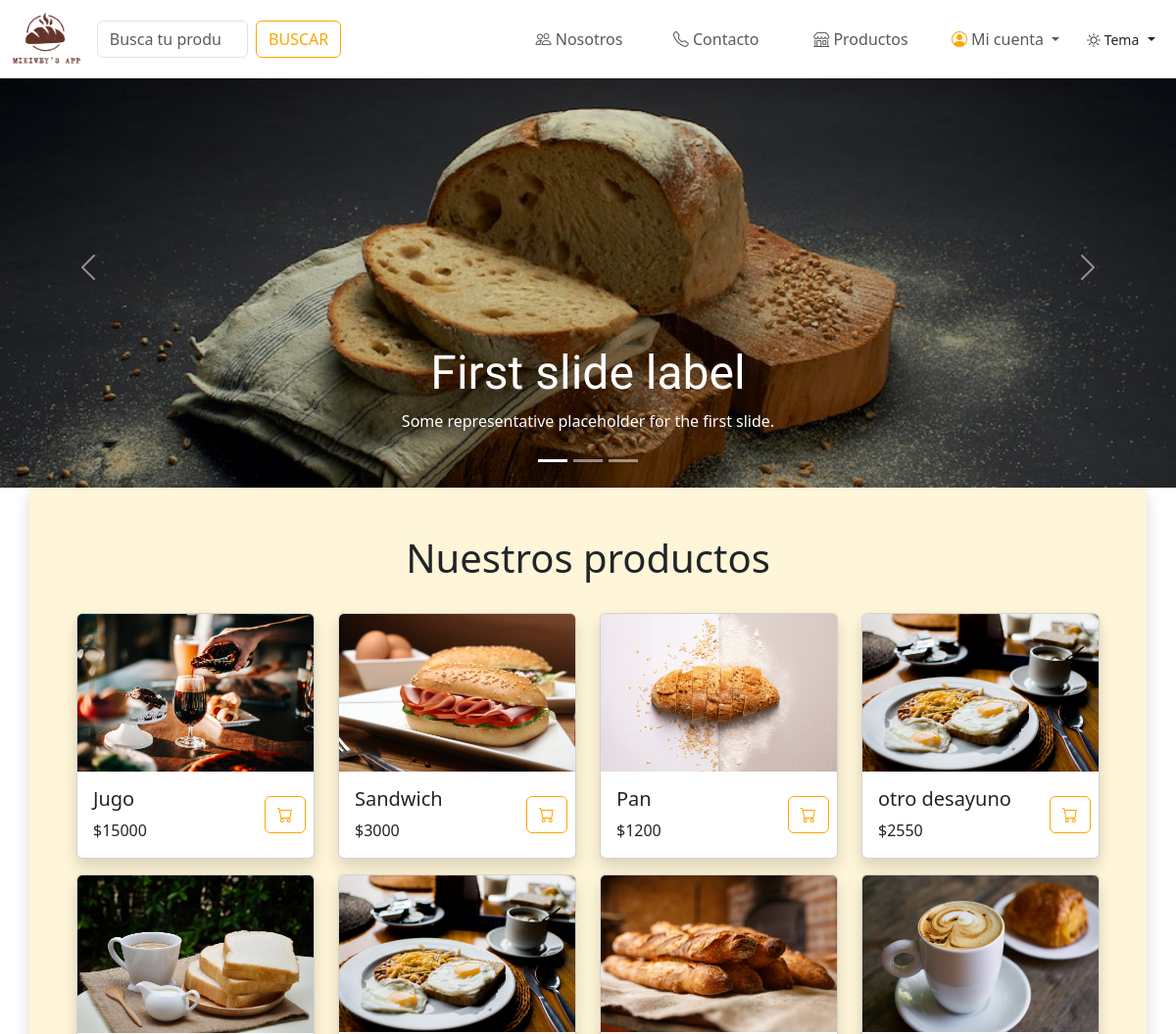
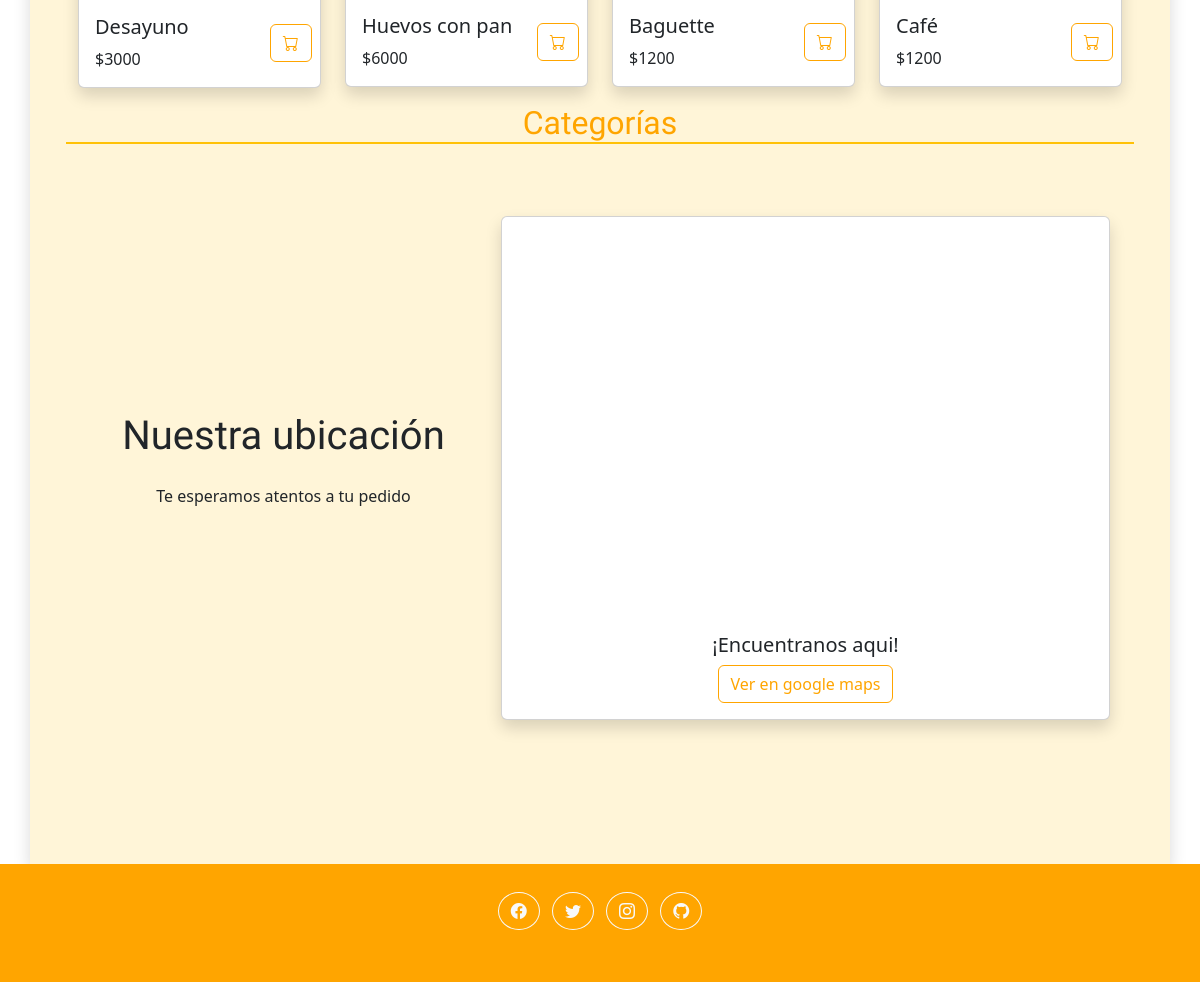
The page / on the database its author committed (2 pictures, top to bottom).
### tables this page shows
CREATE TABLE `inventario` (
  `id_inv` int(11) NOT NULL,
  `imagen` varchar(100) NOT NULL,
  `producto` varchar(100) NOT NULL,
  `descrip` varchar(50) NOT NULL,
  `preuni` varchar(50) NOT NULL,
  `cat` varchar(60) NOT NULL,
  `cantidad` varchar(50) NOT NULL
);

### model/inventario_select_all_random.php (called while the page is built)
<?php
$query = $db->query("SELECT * from inventario ORDER BY RAND()");
$inventario = $query;
?>

### index.php (the view, shortened to what this page needs)
<?php
  include('controller/login.php');
  include('model/inventario_select_all_random.php');
?>
<!DOCTYPE html>
<html lang="es">
<head>
    <link rel="stylesheet" href="https://cdnjs.cloudflare.com/ajax/libs/animate.css/4.1.1/animate.min.css"/>
    <link rel="stylesheet" href="https://cdn.jsdelivr.net/npm/bootstrap-icons@1.9.1/font/bootstrap-icons.css">
    <link rel="stylesheet" href="https://cdn.jsdelivr.net/npm/bootstrap@5.3.0-alpha1/dist/css/bootstrap.min.css" >
    <link rel="stylesheet" href="css/styles.css">
</head>
<body data-bs-theme="light">
<div class="padre">
<header>
<nav id="navbar" class="navbar navbar-expand-xl bg-white fixed-top text-center align-items-center shadow">
  <div class="container-fluid d-flex ">
        <a class="navbar-brand containerzoom giroi " href="index.php">
          <img id="logo" src="IMG/todo/logo.png" alt="" class="img-fluid " width="100">
        </a>
    <form class="d-none d-xl-flex">
        <input class="form-control me-2" type="search" placeholder="Busca tu producto" id="search"/>
        <button class="btn bordenaranja naranja bhovernaranja" type="submit">BUSCAR</button>
    </form>
    <div class="collapse navbar-collapse container text-center justify-content-end lg-justify-content-center" id="navbarSupportedContent">
      <ul class="navbar-nav px-5 mx-5 ">
        <li class="  col-3 align-self-center text-center">
            <a class="nav-link  hovernaranja" href="view/user/nosotros.php">
                <i class="bi bi-people"></i>
                <span class="off ">Nosotros</span>
            </a>
        </li>
        <li class="  col-3 align-self-center text-center">
            <a class="nav-link  hovernaranja" href="view/user/contacto.php">
                <i class="bi bi-telephone"></i>
                <span class="off">Contacto</span>
            </a>
        </li>
        <li class=" mx-2 col-3 align-self-center text-center">
          <a class="nav-link hovernaranja" href="view/user/productos.php">
            <i class="bi bi-shop"></i>
              <span class="off">Productos</span>
          </a>
      </li>
        <li class=" dropdown  col-3 align-self-center text-center ">
            <a class="nav-link dropdown-toggle hovernaranja" href="#" id="navbarDropdown" role="button" data-bs-toggle="dropdown" aria-expanded="false">
                <i class="bi bi-person-circle  naranja"></i>
              <span class="off">Mi cuenta</span>
            </a>
          </li>
          <div class="btn-group">
            <button type="button" class="btn dropdown-toggle " data-bs-toggle="dropdown" data-bs-display="static" aria-expanded="false">
              <small id="itoggle" class="bi bi-sun "> Tema</small>
            </button>
          </div>
          </div>
    </div>
  </div>
<br class="d-flex d-xl-none">
<br class="d-flex d-xl-none">
                <div id="carouselExampleCaptions" class="carousel slide w-100 mt-5 " data-bs-ride="carousel">
                    <div class="carousel-indicators">
                      <button type="button" data-bs-target="#carouselExampleCaptions" data-bs-slide-to="0" class="active bg-white" aria-current="true" aria-label="Slide 1"></button>
                      <button type="button" data-bs-target="#carouselExampleCaptions" data-bs-slide-to="1" aria-label="Slide 2" class="bg-white"></button>
                      <button type="button" data-bs-target="#carouselExampleCaptions" data-bs-slide-to="2" aria-label="Slide 3" class="bg-white"></button>
                    </div>
                    <div class="carousel-inner ">
                      <div class="carousel-item active">
                        <img src="IMG/index/1carrusel.jpg" class="d-block w-100 img-fluid" alt="..." height="" width="">
                        <div class="carousel-caption d-none d-md-block">
                          <h5 class="simoneta display-5 text-white">First slide label</h5>
                          <p class="text-white">Some representative placeholder for the first slide.</p>
                        </div>
                      </div>
                    </div>
                    <button class="carousel-control-prev " type="button" data-bs-target="#carouselExampleCaptions" data-bs-slide="prev">
                      <span class="carousel-control-prev-icon" aria-hidden="true"></span>
                    </button>
                    <button class="carousel-control-next" type="button" data-bs-target="#carouselExampleCaptions" data-bs-slide="next">
                      <span class="carousel-control-next-icon" aria-hidden="true"></span>
                    </button>
                  </div>
<main>
        <div class="p-5 container color shadow" id="main">
            <div class="row align-items-start mb-5">
            <h1 class="text-center mb-3 pb-3 " >Nuestros productos</h1>
              <?php $i = 0;
                foreach ($inventario as $producto){
                    if(++$i > 8) break;
                ?>
              <div class="col-6 col-xl-3 mb-3 containerzoom zoomhover ">
                <div class="card m-auto shadow">
                  <div class="position-relative">
                    <img src="IMG/inventario/<?php echo $producto['imagen']; ?>" class="card-img-top " alt="...">
                  </div>
                  <div class="card-body row align-items-center ">
                    <div class="w-75">
                      <h5 class="card-title"><?php echo $producto['producto']; ?></h5>
                      <p class="card-text">$<?php echo $producto['preuni']; ?></p>
                    </div>
                    <div class="w-25 text-end">
                      <a href="#inicio" id="liveToastBtn" class="btn bordenaranja naranja bhovernaranja">
                        <i class="bi bi-cart"></i>
                      </a>
                    </div>
                  </div>
                </div>
              </div>
          <?php  } ?>
            <h2 class="naranja simoneta border-bottom border-warning border-2 mb-4 text-center">Categorías</h2>
                <div class=" row align-content-center justify-content-center align-items-center my-5 ">
                  <div class=" text-center col-12 col-xl-5">
                    <h2 class="simoneta text-center mb-4 display-6">Nuestra ubicación</h2>
                    <p>Te esperamos atentos a tu pedido</p>
                  </div>
                  <div class="card col-12 col-xl-7 shadow bg-white">
                    <iframe src="https://www.google.com/maps/embed?pb=!1m14!1m8!1m3!1d497.1587143266008!2d-74.0973163!3d4.5454062!3m2!1i1024!2i768!4f13.1!3m3!1m2!1s0x8e3fa305327234bd%3A0x1def170cc4342a97!2sPanaderia%20Mikiwey!5e0!3m2!1ses!2sco!4v1691633825504!5m2!1ses!2sco" width="500" height="400" style="border:0;" allowfullscreen="" loading="lazy"  class="card-img-top"></iframe>
                    <div class="card-body text-center">
                      <h5 class="card-title">¡Encuentranos aqui!</h5>
                      <a target="_blank" href="https://maps.google.com/maps?ll=4.545443,-74.097319&z=19&t=m&hl=es&gl=CO&mapclient=embed&cid=2156968090132556439" class="btn bordenaranja naranja bhovernaranja">Ver en google maps</a>
                    </div>
                  </div>
                </div>
          </div>
        </main>
<div class="toast-container position-fixed bottom-0 end-0 p-3">
</div>
<footer class="bnaranja text-center text-white container-fluid h-100">
  <div class="container p-4 pb-0">
    <section class="pb-5">
      <a class="btn btn-outline-light btn-floating m-1 rounded-circle" href="#!" role="button">
        <i class="bi bi-facebook"></i>
      </a>
      <a class="btn btn-outline-light btn-floating m-1 rounded-circle" href="#!" role="button">
        <i class="bi bi-twitter"></i>
      </a>
      <a class="btn btn-outline-light btn-floating m-1 rounded-circle" href="" role="button">
        <i class="bi bi-instagram"></i>
      </a>
      <a class="btn btn-outline-light btn-floating m-1 rounded-circle" href="https://github.com/mikiweys/mikiweys.github.io" role="button">
        <i class="bi bi-github"></i>
      </a>
    </section>
  </div>
</footer>
</body>
</html>

### css/styles.css (style rules this page uses)
:root { --cafe:#5b281d; --colorcuadros:#fff5d8; --colorgeneral:#FFFAF4; --naranja:orange ; }
* { margin: 0px; padding:0px; box-sizing: border-box; }
.padre { display: flex; flex-flow: column nowrap }
a { text-decoration: none; }
.naranja { color: var(--naranja); }
.simoneta { font-family: 'Simonetta', cursive; }
.containerzoom { transition: all 500ms; }
.bordenaranja { border: solid 1px var(--naranja); }
.color { background:var(--colorcuadros); }
.bnaranja { background: var(--naranja); }

### rows shown on the page
inventario: imagen (picture), producto "Jugo", preuni "15000"
inventario: imagen (picture), producto "Sandwich", preuni "3000"
inventario: imagen (picture), producto "Pan", preuni "1200"
inventario: imagen (picture), producto "otro desayuno", preuni "2550"
inventario: imagen (picture), producto "Desayuno", preuni "3000"
inventario: imagen (picture), producto "Huevos con pan", preuni "6000"
inventario: imagen (picture), producto "Baguette", preuni "1200"
inventario: imagen (picture), producto "Café", preuni "1200"
